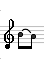

The Python source for this figure:
from guts.config import Config
from service.line_maker import LineMaker
from service.tabl_maker import TablMaker
from units.base_unit import BaseUnit

from wand.color import Color
from wand.drawing import Drawing
from wand.image import Image


check = 'tr t34 c4 d4 e4'
result = LineMaker.process(check)
result.save(filename='test.png')

check = 'tr [!down (!up b8 a8 ) ]'
result = LineMaker.process(check)
result.save(filename='test.png')


check = 'tr varc c4 d4 e4 novar'
result = LineMaker.process(check)
result.save(filename='test_mark.png')

check = ['tr t34 c4 d4 e4', 'tr f4 g4 a4']
result = TablMaker.process(check, 'test', 'test2.png')

check = 'tr c0#'
result = LineMaker.process(check)
result.save(filename='test_empty.png')

check = 'tr 333 c1 d1 e1'
result = LineMaker.process(check)
result.save(filename='test_trip.png')

from service.logger import Logger
Logger.log('foobar')
print(Logger.get())
